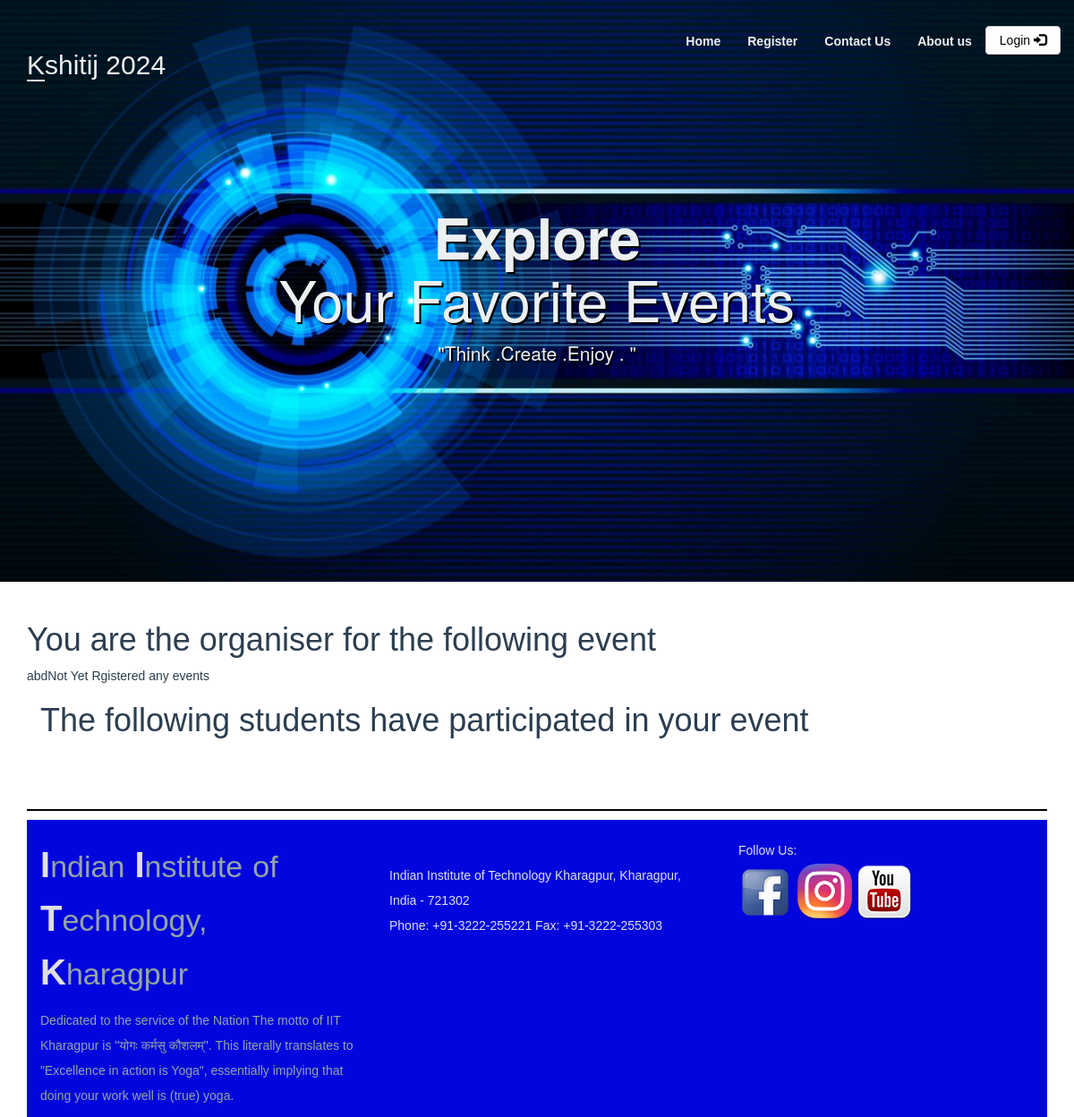
The app's page /organiser.php?usn=abd, older data.
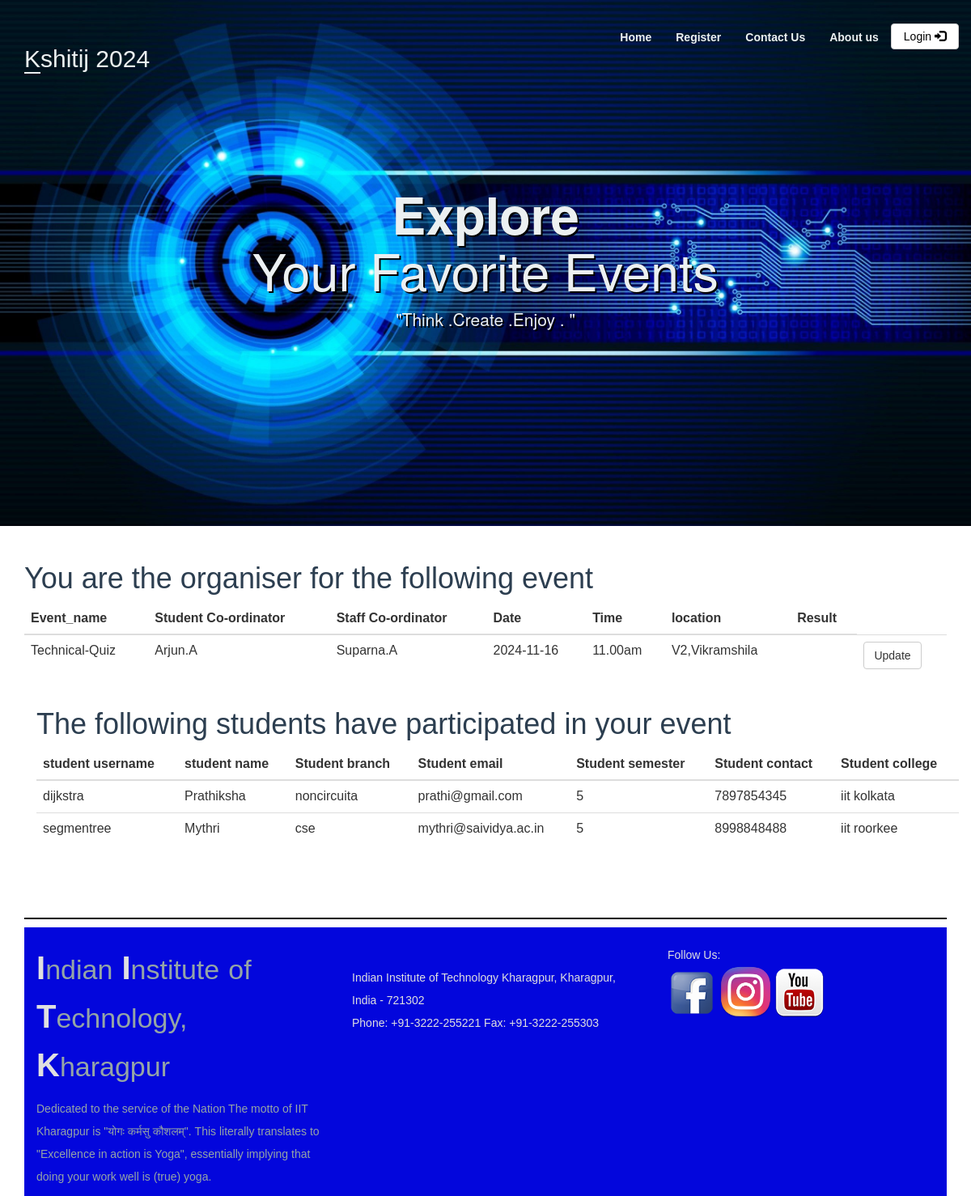
The same page, newer data.
### tables this page shows
CREATE TABLE `student_coordinator` (
  `sid` int(11) NOT NULL,
  `st_name` varchar(100) NOT NULL,
  `phone` varchar(10) DEFAULT NULL,
  `event_id` int(11) DEFAULT NULL,
  `usn` varchar(50) NOT NULL,
  `password` varchar(50) NOT NULL
);

CREATE TABLE `events` (
  `event_id` int(11) NOT NULL,
  `event_title` varchar(50) NOT NULL,
  `event_price` int(11) DEFAULT NULL,
  `participents` int(100) DEFAULT 0,
  `img_link` text DEFAULT NULL,
  `type_id` int(11) DEFAULT NULL,
  `Result` longtext NOT NULL DEFAULT 'EVENT NOT YET FINISHED'
);

CREATE TABLE `staff_coordinator` (
  `stid` int(11) NOT NULL,
  `name` varchar(100) NOT NULL,
  `phone` varchar(10) DEFAULT NULL,
  `event_id` int(11) DEFAULT NULL
);

CREATE TABLE `event_info` (
  `event_id` int(10) NOT NULL,
  `Date` date DEFAULT NULL,
  `time` varchar(20) NOT NULL,
  `location` varchar(300) NOT NULL
);

CREATE TABLE `registered` (
  `rid` int(11) NOT NULL,
  `usn` varchar(20) DEFAULT NULL,
  `event_id` int(11) DEFAULT NULL
);

CREATE TABLE `participent` (
  `usn` varchar(20) NOT NULL,
  `password` varchar(100) NOT NULL,
  `name` varchar(100) NOT NULL,
  `branch` varchar(50) NOT NULL,
  `sem` int(11) NOT NULL,
  `email` varchar(300) NOT NULL,
  `phone` varchar(12) NOT NULL,
  `college` varchar(20) NOT NULL
);

### organiser.php (the view, shortened to what this page needs)
<?php
require_once 'utils/header.php';
require_once 'utils/styles.php';
$usn= htmlspecialchars($_GET['usn']);
include_once 'classes/db1.php';
$result1= mysqli_query($conn, "SELECT * FROM student_coordinator st,staff_coordinator s,events e,event_info ef where st.usn='$usn' and e.event_id=ef.event_id and e.event_id=st.event_id and s.event_id=e.event_id");
$event_id="";
?>
<div class = "content">
            <div class = "container">
            <h1> You are the organiser for the following event</h1>
             <?php
if (mysqli_num_rows($result1) > 0) {
?>
                <table class="table table-hover" >
                    <thead>
                        <tr>
                            <th>Event_name</th>
                           <th>Student Co-ordinator</th>
                            <th>Staff Co-ordinator</th>
                            <th>Date</th>
                            <th>Time</th>
                            <th>location </th>
                            <th>Result </th>
                        </tr>
                    </thead>
                    <tbody>
                    <?php
                    while($row = mysqli_fetch_array($result1)) {
                        $event_id=$row['event_id'];
                            echo '<tr>';
                            echo '<td>' . $row['event_title'] . '</td>';
                            echo '<td>' . $row['st_name'] . '</td>';
                            echo '<td>' . $row['name'] . '</td>';
                            echo '<td>'.$row['Date'].'</td>';
                            echo '<td>'.$row['time'].'</td>';
                            echo '<td>'.$row['location'].'</td>';
                            echo '<td>'.$row['Result'].'</td>';
                             echo '<td><a  href="updateevents.php?id='.$row['event_id'].'" class = "btn btn-default"> Update</a></td>';
                            echo '</tr>';
                        }
                        ?>
                    </tbody>
                </table>
                    <?php }
                    else{
                        echo $usn;
                    echo 'Not Yet Rgistered any events';
                    }?>
<?php
$result = mysqli_query($conn, "SELECT * FROM participent p, registered r
                                where r.event_id = '$event_id'  and r.usn = p.usn");
?>
<div class = "content">
            <div class = "container">
            <h1> The following students have participated in your event</h1>
             <?php
if (mysqli_num_rows($result) > 0) {
?>
                <table class="table table-hover" >
                    <thead>
                        <tr>
                        <th>student username</th>
                            <th>student name</th>
                           <th>Student branch</th>
                            <th>Student email</th>
                            <th>Student semester</th>
                            <th>Student contact</th>
                            <th>Student college</th>
                        </tr>
                    </thead>
                    <tbody>
                    <?php
                    while($row = mysqli_fetch_array($result)) {
                            echo '<tr>';
                            echo '<td>' . $row['usn'] . '</td>';
                            echo '<td>' . $row['name'] . '</td>';
                            echo '<td>' . $row['branch'] . '</td>';
                            echo '<td>' . $row['email'] . '</td>';
                            echo '<td>'.$row['sem'].'</td>';
                            echo '<td>'.$row['phone'].'</td>';
                            echo '<td>'.$row['college'].'</td>';
                            echo '</tr>';
                        }
                        ?>
                    </tbody>
                </table>
                    <?php }?>
            </div>
        </div>
        <?php include 'utils/footer.php'; ?>

Row changes from the older to the newer data that the page shows:
now on this page (row edited): student_coordinator: event.event_title "Technical-Quiz", st_name "Arjun.A", staff_coordinator.name "Suparna.A", event_info.Date "2024-11-16", event_info.time "11.00am", event_info.location "V2,Vikramshila"
now on this page (row unchanged): registered: usn "dijkstra", usn.name "Prathiksha", usn.branch "noncircuita", usn.email "prathi@gmail.com", usn.sem "5", usn.phone "7897854345", usn.college "iit kolkata"
now on this page (row unchanged): registered: usn "segmentree", usn.name "Mythri", usn.branch "cse", usn.email "mythri@saividya.ac.in", usn.sem "5", usn.phone "8998848488", usn.college "iit roorkee"
Text that changed along with them:
$usn: "abd" → (not shown)
text no longer shown: "Not Yet Rgistered any events"
text now shown: "Event_name Student Co-ordinator Staff Co-ordinator Date Time location Result student username student name Student branch Student email Student semester Student contact Student college"
